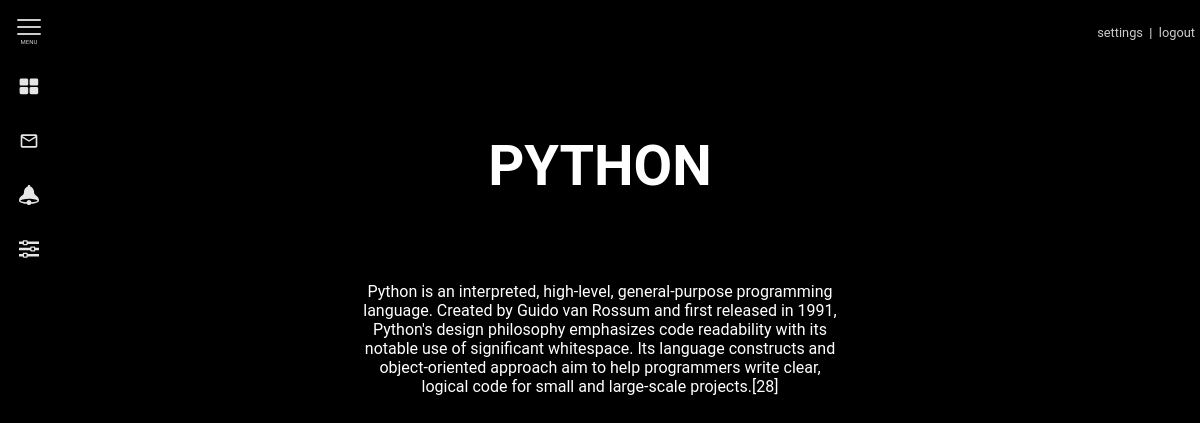
//Python, run on the app's committed database.
### web/models.py (models this page shows, shortened)
class Topics(models.Model):
    subject = models.ForeignKey(Subjects, on_delete=models.SET_NULL, null=True, blank=True)
    topic_name = models.CharField(primary_key=True, max_length=50, default='none')
    details = models.TextField(null=True, blank=True)
    i_frame = EmbedVideoField(null=True, blank=True)

### web/views.py (the view)
# urls.py: path('/<str:n>', views.topic, name='topic'),
def topic(request, n):
    vid = Topics.objects.get(pk=n)
    context = {
        'a': vid
    }
    return render(request, 'topic.html', context)

### templates/topic.html (shortened to what this page needs)
{% extends 'index.html' %}
{% load embed_video_tags %}
{% load static %}
{% block content %}
    <br><br><br><br><br>
<h1>{{a.topic_name}}</h1>
<br>
<div class="details">{{a.details}}</div>
{% endblock content %}

### static/css/main.css (style rules this page uses)
html { font-family: 'Lato', sans-serif; }
html { font-family: 'Roboto', sans-serif; }
body { margin: 0; overflow-x: hidden; height: 100vh; width: 100vw; background-color: #000000; color: #ffffff; }
body { scrollbar-base-color: #ffffff; scrollbar-3dlight-color: rgb(255, 255, 255); scrollbar-highlight-color: #ffffff; scrollbar-track-color: #ffffff; scrollbar-arrow-color: #ffffff; scrollbar-shadow-color: #ffffff; scrollbar-dark-shadow-color: #ffffff; -ms-overflow-style: -ms-autohiding-scrollbar; }
h1 { font-size: 7vh; margin-bottom: 5vh; text-transform: uppercase; }
.details { width: 40%; padding-top: 3vh; }

### data on the page
Topics: topic_name "PYTHON", details "Python is an interpreted, high-level, general-purpose programming language. Created by Guido van Rossum and first released in 1991, Python's design philosophy emphasizes code readability with its notable use of significant whitespace. Its language constructs and object-oriented approach aim to help programmers write clear, logical code for small and large-scale projects.[28]"
